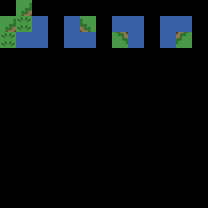

A 2D game scene composited from a Tiled map and its tileset images. What follows is a short description and the map's XML, with each tile layer's data collapsed to a summary:
An orthogonal 13x13 tile map with 16x16 px tiles, 3 tile layers (regions, input_ground, output_ground).

<map version="1.0" orientation="orthogonal" width="13" height="13" tilewidth="16" tileheight="16">
 <tileset firstgid="1" name="tiles.fw" tilewidth="16" tileheight="16">
  <image source="tiles.fw.png" width="256" height="256" />
 </tileset>
 <layer name="regions" width="13" height="13">
  <data>[169 cells, 19 non-empty, 1 distinct tile ids]</data>
 </layer>
 <layer name="input_ground" width="13" height="13">
  <data>[169 cells, 19 non-empty, 2 distinct tile ids]</data>
 </layer>
 <layer name="output_ground" width="13" height="13">
  <data>[169 cells, 15 non-empty, 6 distinct tile ids]</data>
 </layer>
</map>
